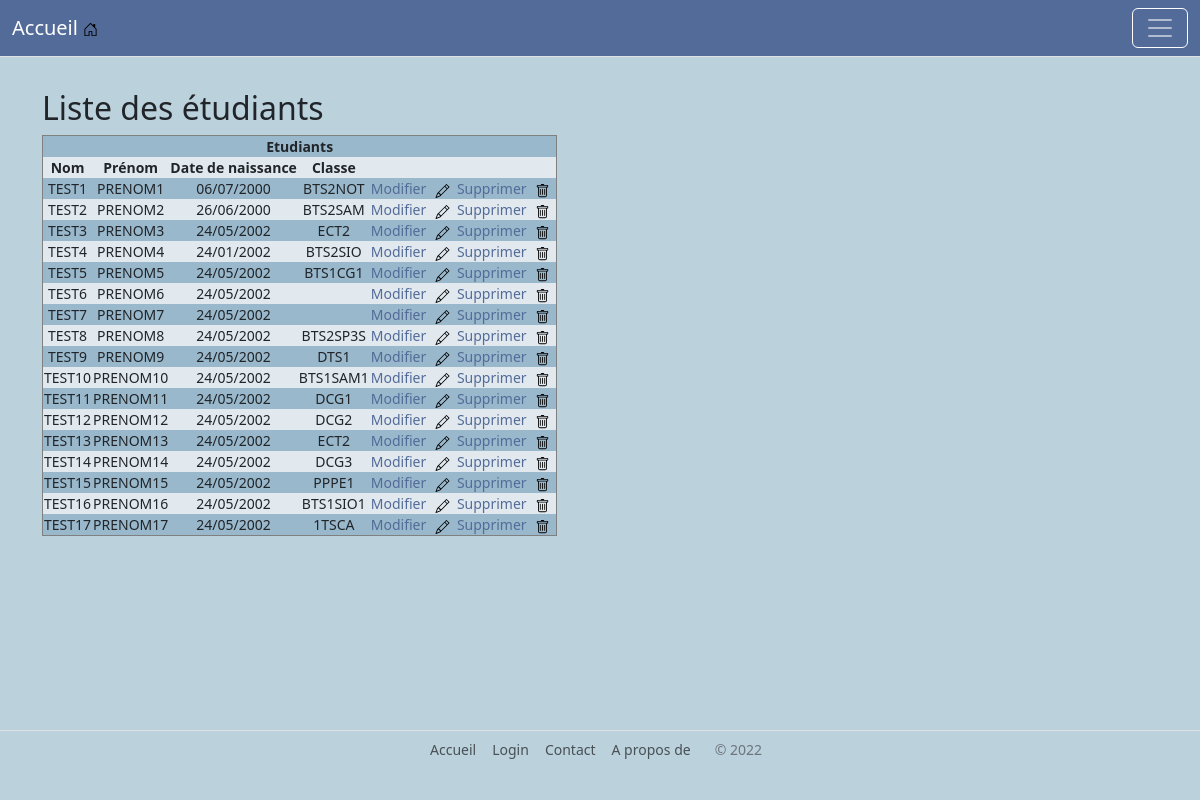
/Controller/C_etudiant.php, run on the app's committed database.
### tables this page shows
CREATE TABLE `etudiant` (
  `codeetudiant` int(11) NOT NULL,
  `NOMETUDIANT` char(32) DEFAULT NULL,
  `PRENOMETUDIANT` char(32) DEFAULT NULL,
  `datedenaissance` char(32) DEFAULT NULL,
  `Numeronational` varchar(32) DEFAULT NULL,
  `Classe` char(32) DEFAULT NULL,
  PRIMARY KEY (`codeetudiant`)
);

### Controller/C_etudiant.php (called while the page is built, shortened)
<?php
require_once '../Modele/Connexion_bd.php';
require_once '../Vue/Sommaire.php';
?>
<?php
$etudiant = recupere_etudiants();
require_once '../Vue/Etudiant.php';
?>

### Modele/Connexion_bd.php (called while the page is built, shortened)
<?php
function connexion() {
    try {
        $conn = new PDO('mysql:host=localhost;port=3306;dbname=livret', 'root', '');
    } catch (Exception $ex) {
        die('Erreur:' . $ex->getMessage());
    }return $conn;
}
function recupere_etudiants() {
    $req = connexion()->prepare("SELECT * from etudiant");
    $req->execute();
    $r = $req->fetchAll(PDO::FETCH_ASSOC);
    return $r;
}

### Vue/Etudiant.php (the view, shortened to what this page needs)
<html>
    <body>
        <main class="container">
            <h2> Liste des étudiants </h2>
            <table border="1">
                <tr>
                    <th colspan="6">Etudiants</th>
                </tr>
                <tr>
                    <th>Nom</th>
                    <th>Prénom</th>
                    <th>Date de naissance</th>
                    <th>Classe</th>
                    <th colspan="2"></th>
                </tr>
                <?php
                foreach ($etudiant as $et) {
                    ?>
                    <tr>
                        <td><?php echo $et['NOMETUDIANT']; ?></td>
                        <td><?php echo $et['PRENOMETUDIANT']; ?></td>
                        <td><?php echo $et['datedenaissance']; ?></td>
                        <td><?php echo $et['Classe']; ?></td>
                        <td><?php echo"<a href=../Controller/C_modif.php?codeetud=" . $et['codeetudiant'] . ">" ?>Modifier <img src="../bootstrap-icons-1.8.3/pencil.svg" height="14" width="25"/></a> </td>
                        <td><?php echo"<a href=../Controller/Supprime.php?codeetud=" . $et['codeetudiant'] . " " . "onclick='return confirmation();'" . ">" ?> Supprimer <img src="../bootstrap-icons-1.8.3/trash.svg" height="14" width="25"/></a> </td>
                    </tr>
                    <?php
                }
                ?>
            </table>
        </main>
    </body>
</html>

### Vue/Sommaire.php (shortened to what this page needs)
<html>
    <head>
        <link href="../styles/bootstrap.min.css" rel="stylesheet">
    </head>
    <body>
        <main>
            <nav class="navbar navbar-dark bg-light border-bottom">
                <div class="container-fluid">
                    <a class="navbar-brand" href="../Controller/C_accueil.php">Accueil<img src="../bootstrap-icons-1.8.3/house-door.svg" height="15" width="25"/></a>
                    <button class="navbar-toggler" type="button" data-bs-toggle="collapse" data-bs-target="#navbarsExample01" aria-controls="navbarsExample01" aria-expanded="false" aria-label="Toggle navigation">
                        <span class="navbar-toggler-icon"></span>
                    </button>
                </div>
            </nav>
        </main>
        <div class="container">
            <footer class="py-2 my-2">
                <ul class="nav justify-content-center border-top fixed-bottom pb-3 mb-3">
                    <li class="nav-item"><a href="Accueil.php" class="nav-link px-2 text-muted">Accueil</a></li>
                    <li class="nav-item"><a href="#" class="nav-link px-2 text-muted">Login</a></li>
                    <li class="nav-item"><a href="#" class="nav-link px-2 text-muted">Contact</a></li>
                    <li class="nav-item"><a href="#" class="nav-link px-2 text-muted">A propos de</a></li>
                    <li class="nav-item" > <a class="nav-link disabled">&copy; 2022</a></li>
                </ul>
            </footer>
        </div>
    </body>
</html>

### data on the page
etudiant: NOMETUDIANT "TEST1", PRENOMETUDIANT "PRENOM1", datedenaissance "06/07/2000", Classe "BTS2NOT"
etudiant: NOMETUDIANT "TEST2", PRENOMETUDIANT "PRENOM2", datedenaissance "26/06/2000", Classe "BTS2SAM"
etudiant: NOMETUDIANT "TEST3", PRENOMETUDIANT "PRENOM3", datedenaissance "24/05/2002", Classe "ECT2"
etudiant: NOMETUDIANT "TEST4", PRENOMETUDIANT "PRENOM4", datedenaissance "24/01/2002", Classe "BTS2SIO"
etudiant: NOMETUDIANT "TEST5", PRENOMETUDIANT "PRENOM5", datedenaissance "24/05/2002", Classe "BTS1CG1"
etudiant: NOMETUDIANT "TEST6", PRENOMETUDIANT "PRENOM6", datedenaissance "24/05/2002"
etudiant: NOMETUDIANT "TEST7", PRENOMETUDIANT "PRENOM7", datedenaissance "24/05/2002"
etudiant: NOMETUDIANT "TEST8", PRENOMETUDIANT "PRENOM8", datedenaissance "24/05/2002", Classe "BTS2SP3S"
etudiant: NOMETUDIANT "TEST9", PRENOMETUDIANT "PRENOM9", datedenaissance "24/05/2002", Classe "DTS1"
etudiant: NOMETUDIANT "TEST10", PRENOMETUDIANT "PRENOM10", datedenaissance "24/05/2002", Classe "BTS1SAM1"
etudiant: NOMETUDIANT "TEST11", PRENOMETUDIANT "PRENOM11", datedenaissance "24/05/2002", Classe "DCG1"
etudiant: NOMETUDIANT "TEST12", PRENOMETUDIANT "PRENOM12", datedenaissance "24/05/2002", Classe "DCG2"
etudiant: NOMETUDIANT "TEST13", PRENOMETUDIANT "PRENOM13", datedenaissance "24/05/2002", Classe "ECT2"
etudiant: NOMETUDIANT "TEST14", PRENOMETUDIANT "PRENOM14", datedenaissance "24/05/2002", Classe "DCG3"
etudiant: NOMETUDIANT "TEST15", PRENOMETUDIANT "PRENOM15", datedenaissance "24/05/2002", Classe "PPPE1"
etudiant: NOMETUDIANT "TEST16", PRENOMETUDIANT "PRENOM16", datedenaissance "24/05/2002", Classe "BTS1SIO1"
etudiant: NOMETUDIANT "TEST17", PRENOMETUDIANT "PRENOM17", datedenaissance "24/05/2002", Classe "1TSCA"
